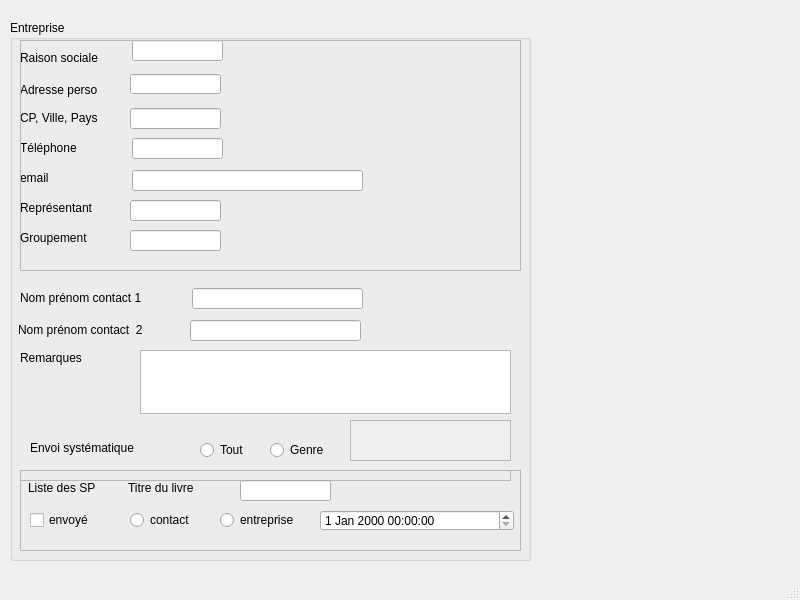
<?xml version="1.0" encoding="UTF-8"?>
<ui version="4.0">
 <class>MainWindow</class>
 <widget class="QMainWindow" name="MainWindow">
  <property name="geometry">
   <rect>
    <x>0</x>
    <y>0</y>
    <width>800</width>
    <height>600</height>
   </rect>
  </property>
  <property name="windowTitle">
   <string>MainWindow</string>
  </property>
  <widget class="QWidget" name="centralwidget">
   <widget class="QGroupBox" name="groupBox">
    <property name="geometry">
     <rect>
      <x>10</x>
      <y>20</y>
      <width>521</width>
      <height>541</height>
     </rect>
    </property>
    <property name="title">
     <string>Entreprise</string>
    </property>
    <widget class="QLineEdit" name="nom_prenom">
     <property name="geometry">
      <rect>
       <x>122</x>
       <y>20</y>
       <width>91</width>
       <height>21</height>
      </rect>
     </property>
    </widget>
    <widget class="QLabel" name="label">
     <property name="geometry">
      <rect>
       <x>10</x>
       <y>30</y>
       <width>91</width>
       <height>16</height>
      </rect>
     </property>
     <property name="text">
      <string>Raison sociale</string>
     </property>
    </widget>
    <widget class="QLineEdit" name="adresse_perso">
     <property name="geometry">
      <rect>
       <x>120</x>
       <y>54</y>
       <width>91</width>
       <height>20</height>
      </rect>
     </property>
    </widget>
    <widget class="QLabel" name="label_2">
     <property name="geometry">
      <rect>
       <x>10</x>
       <y>60</y>
       <width>91</width>
       <height>20</height>
      </rect>
     </property>
     <property name="text">
      <string>Adresse perso</string>
     </property>
    </widget>
    <widget class="QLineEdit" name="cp_ville_pays">
     <property name="geometry">
      <rect>
       <x>120</x>
       <y>88</y>
       <width>91</width>
       <height>21</height>
      </rect>
     </property>
     <property name="text">
      <string/>
     </property>
    </widget>
    <widget class="QLabel" name="label_3">
     <property name="geometry">
      <rect>
       <x>10</x>
       <y>90</y>
       <width>91</width>
       <height>16</height>
      </rect>
     </property>
     <property name="text">
      <string>CP, Ville, Pays</string>
     </property>
    </widget>
    <widget class="QLineEdit" name="telephone">
     <property name="geometry">
      <rect>
       <x>122</x>
       <y>118</y>
       <width>91</width>
       <height>21</height>
      </rect>
     </property>
     <property name="text">
      <string/>
     </property>
    </widget>
    <widget class="QLabel" name="label_4">
     <property name="geometry">
      <rect>
       <x>10</x>
       <y>120</y>
       <width>91</width>
       <height>16</height>
      </rect>
     </property>
     <property name="text">
      <string>Téléphone</string>
     </property>
    </widget>
    <widget class="QLineEdit" name="email_entreprise">
     <property name="geometry">
      <rect>
       <x>122</x>
       <y>150</y>
       <width>231</width>
       <height>21</height>
      </rect>
     </property>
    </widget>
    <widget class="QLabel" name="label_5">
     <property name="geometry">
      <rect>
       <x>10</x>
       <y>150</y>
       <width>91</width>
       <height>16</height>
      </rect>
     </property>
     <property name="text">
      <string>email</string>
     </property>
    </widget>
    <widget class="QLineEdit" name="nom_prenom_contact_1">
     <property name="geometry">
      <rect>
       <x>182</x>
       <y>268</y>
       <width>171</width>
       <height>21</height>
      </rect>
     </property>
    </widget>
    <widget class="QLabel" name="label_6">
     <property name="geometry">
      <rect>
       <x>10</x>
       <y>270</y>
       <width>151</width>
       <height>16</height>
      </rect>
     </property>
     <property name="text">
      <string>Nom prénom contact 1</string>
     </property>
    </widget>
    <widget class="QLabel" name="label_7">
     <property name="geometry">
      <rect>
       <x>8</x>
       <y>302</y>
       <width>151</width>
       <height>16</height>
      </rect>
     </property>
     <property name="text">
      <string>Nom prénom contact  2</string>
     </property>
    </widget>
    <widget class="QLineEdit" name="nom_prenom_contact_2">
     <property name="geometry">
      <rect>
       <x>180</x>
       <y>300</y>
       <width>171</width>
       <height>21</height>
      </rect>
     </property>
    </widget>
    <widget class="QTextEdit" name="Remarques">
     <property name="geometry">
      <rect>
       <x>130</x>
       <y>330</y>
       <width>371</width>
       <height>64</height>
      </rect>
     </property>
    </widget>
    <widget class="QLabel" name="label_8">
     <property name="geometry">
      <rect>
       <x>10</x>
       <y>330</y>
       <width>81</width>
       <height>16</height>
      </rect>
     </property>
     <property name="text">
      <string>Remarques</string>
     </property>
    </widget>
    <widget class="QRadioButton" name="Button_tout">
     <property name="geometry">
      <rect>
       <x>190</x>
       <y>420</y>
       <width>61</width>
       <height>20</height>
      </rect>
     </property>
     <property name="text">
      <string>Tout</string>
     </property>
    </widget>
    <widget class="QRadioButton" name="par_genre">
     <property name="geometry">
      <rect>
       <x>260</x>
       <y>420</y>
       <width>71</width>
       <height>20</height>
      </rect>
     </property>
     <property name="text">
      <string>Genre</string>
     </property>
    </widget>
    <widget class="QScrollArea" name="choix_genre">
     <property name="geometry">
      <rect>
       <x>340</x>
       <y>400</y>
       <width>161</width>
       <height>41</height>
      </rect>
     </property>
     <property name="widgetResizable">
      <bool>true</bool>
     </property>
     <widget class="QWidget" name="scrollAreaWidgetContents">
      <property name="geometry">
       <rect>
        <x>0</x>
        <y>0</y>
        <width>157</width>
        <height>37</height>
       </rect>
      </property>
     </widget>
    </widget>
    <widget class="QLabel" name="label_9">
     <property name="geometry">
      <rect>
       <x>20</x>
       <y>420</y>
       <width>141</width>
       <height>16</height>
      </rect>
     </property>
     <property name="text">
      <string>Envoi systématique</string>
     </property>
    </widget>
    <widget class="QFrame" name="frame">
     <property name="geometry">
      <rect>
       <x>10</x>
       <y>20</y>
       <width>501</width>
       <height>231</height>
      </rect>
     </property>
     <property name="frameShape">
      <enum>QFrame::StyledPanel</enum>
     </property>
     <property name="frameShadow">
      <enum>QFrame::Raised</enum>
     </property>
    </widget>
    <widget class="QFrame" name="frame_3">
     <property name="geometry">
      <rect>
       <x>10</x>
       <y>450</y>
       <width>501</width>
       <height>81</height>
      </rect>
     </property>
     <property name="frameShape">
      <enum>QFrame::StyledPanel</enum>
     </property>
     <property name="frameShadow">
      <enum>QFrame::Raised</enum>
     </property>
     <widget class="QFrame" name="frame_2">
      <property name="geometry">
       <rect>
        <x>-10</x>
        <y>-190</y>
        <width>501</width>
        <height>201</height>
       </rect>
      </property>
      <property name="frameShape">
       <enum>QFrame::StyledPanel</enum>
      </property>
      <property name="frameShadow">
       <enum>QFrame::Raised</enum>
      </property>
     </widget>
     <widget class="QDateTimeEdit" name="dateTimeEdit">
      <property name="geometry">
       <rect>
        <x>300</x>
        <y>40</y>
        <width>194</width>
        <height>21</height>
       </rect>
      </property>
     </widget>
     <widget class="QLabel" name="label_10">
      <property name="geometry">
       <rect>
        <x>8</x>
        <y>10</y>
        <width>91</width>
        <height>16</height>
       </rect>
      </property>
      <property name="text">
       <string>Liste des SP</string>
      </property>
     </widget>
     <widget class="QCheckBox" name="checkBox">
      <property name="geometry">
       <rect>
        <x>10</x>
        <y>40</y>
        <width>87</width>
        <height>20</height>
       </rect>
      </property>
      <property name="text">
       <string>envoyé</string>
      </property>
     </widget>
     <widget class="QRadioButton" name="entreprise">
      <property name="geometry">
       <rect>
        <x>200</x>
        <y>40</y>
        <width>111</width>
        <height>20</height>
       </rect>
      </property>
      <property name="text">
       <string>entreprise</string>
      </property>
     </widget>
     <widget class="QLineEdit" name="titre_livre">
      <property name="geometry">
       <rect>
        <x>220</x>
        <y>10</y>
        <width>91</width>
        <height>21</height>
       </rect>
      </property>
     </widget>
     <widget class="QRadioButton" name="contact">
      <property name="geometry">
       <rect>
        <x>110</x>
        <y>40</y>
        <width>81</width>
        <height>20</height>
       </rect>
      </property>
      <property name="text">
       <string>contact</string>
      </property>
     </widget>
     <widget class="QLabel" name="label_11">
      <property name="geometry">
       <rect>
        <x>108</x>
        <y>10</y>
        <width>91</width>
        <height>16</height>
       </rect>
      </property>
      <property name="text">
       <string>Titre du livre</string>
      </property>
     </widget>
    </widget>
    <widget class="QLineEdit" name="reprsentant">
     <property name="geometry">
      <rect>
       <x>120</x>
       <y>180</y>
       <width>91</width>
       <height>21</height>
      </rect>
     </property>
    </widget>
    <widget class="QLabel" name="label_12">
     <property name="geometry">
      <rect>
       <x>10</x>
       <y>180</y>
       <width>91</width>
       <height>16</height>
      </rect>
     </property>
     <property name="text">
      <string>Représentant</string>
     </property>
    </widget>
    <widget class="QLineEdit" name="groupement">
     <property name="geometry">
      <rect>
       <x>120</x>
       <y>210</y>
       <width>91</width>
       <height>21</height>
      </rect>
     </property>
     <property name="text">
      <string/>
     </property>
    </widget>
    <widget class="QLabel" name="label_13">
     <property name="geometry">
      <rect>
       <x>10</x>
       <y>210</y>
       <width>91</width>
       <height>16</height>
      </rect>
     </property>
     <property name="text">
      <string>Groupement</string>
     </property>
    </widget>
   </widget>
  </widget>
  <widget class="QMenuBar" name="menubar">
   <property name="geometry">
    <rect>
     <x>0</x>
     <y>0</y>
     <width>800</width>
     <height>23</height>
    </rect>
   </property>
  </widget>
  <widget class="QStatusBar" name="statusbar"/>
 </widget>
 <resources/>
 <connections/>
</ui>
